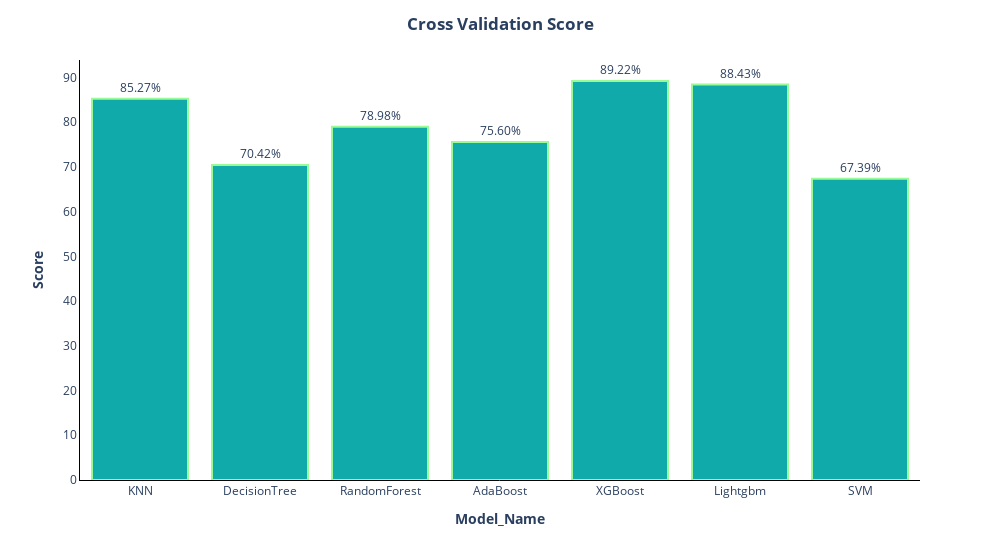

This figure's notebook cell:
### Markdown cell above
Inference:
 - Upon comparision of the F1-Score, Precision & Recall Score for multiple models with Test and Train Data, it was found that **KNN and Decision Tree and SVM models** did **performed well with the prediction of the target.**

### Code cell
score_cv=pd.DataFrame(cv_score.values(),index=cv_score.keys(),columns=['score'])
f=px.bar(score_cv,text_auto=True,width=1000,color_discrete_sequence =['#11aaaa']*3)
f.update_traces(textposition='outside',texttemplate='%{y:.2f}%',showlegend=False,marker=dict(line=dict(color='palegreen', width=2)))
f.update_layout(paper_bgcolor='white',plot_bgcolor='white',title_x=0.5,title_text='<b>Cross Validation Score',
                xaxis=dict(title='<b>Model_Name',linecolor='black'),yaxis=dict(title='<b>Score',linecolor='black'))

### Figure 1 — Plotly figure (JSON) as saved in the notebook; plotly's stock layout.template omitted (floating-point values rounded to 4 significant figures)
{"data": [{"alignmentgroup": "True", "hovertemplate": "variable=score<br>index=%{x}<br>value=%{y}<extra></extra>", "legendgroup": "score", "marker": {"color": "#11aaaa", "line": {"color": "palegreen", "width": 2}, "pattern": {"shape": ""}}, "name": "score", "offsetgroup": "score", "orientation": "v", "showlegend": false, "textposition": "outside", "texttemplate": "%{y:.2f}%", "type": "bar", "x": ["KNN", "DecisionTree", "RandomForest", "AdaBoost", "XGBoost", "Lightgbm", "SVM"], "xaxis": "x", "y": [85.27, 70.42, 78.98, 75.6, 89.22, 88.43, 67.39], "yaxis": "y"}], "layout": {"barmode": "relative", "legend": {"title": {"text": "variable"}, "tracegroupgap": 0}, "margin": {"t": 60}, "paper_bgcolor": "white", "plot_bgcolor": "white", "title": {"text": "<b>Cross Validation Score", "x": 0.5}, "width": 1000, "xaxis": {"anchor": "y", "domain": [0, 1], "linecolor": "black", "title": {"text": "<b>Model_Name"}}, "yaxis": {"anchor": "x", "domain": [0, 1], "linecolor": "black", "title": {"text": "<b>Score"}}}}
